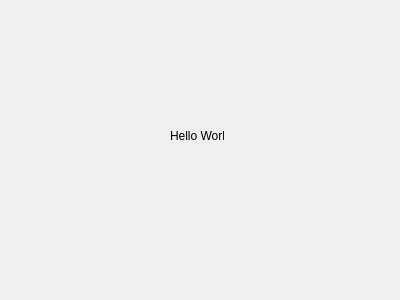
<?xml version="1.0" encoding="UTF-8"?>
<ui version="4.0">
 <class>Dialog</class>
 <widget class="QDialog" name="Dialog">
  <property name="geometry">
   <rect>
    <x>0</x>
    <y>0</y>
    <width>400</width>
    <height>300</height>
   </rect>
  </property>
  <property name="windowTitle">
   <string>Dialog</string>
  </property>
  <widget class="QLabel" name="label">
   <property name="geometry">
    <rect>
     <x>170</x>
     <y>130</y>
     <width>54</width>
     <height>12</height>
    </rect>
   </property>
   <property name="text">
    <string>Hello World!</string>
   </property>
  </widget>
 </widget>
 <resources/>
 <connections/>
</ui>
